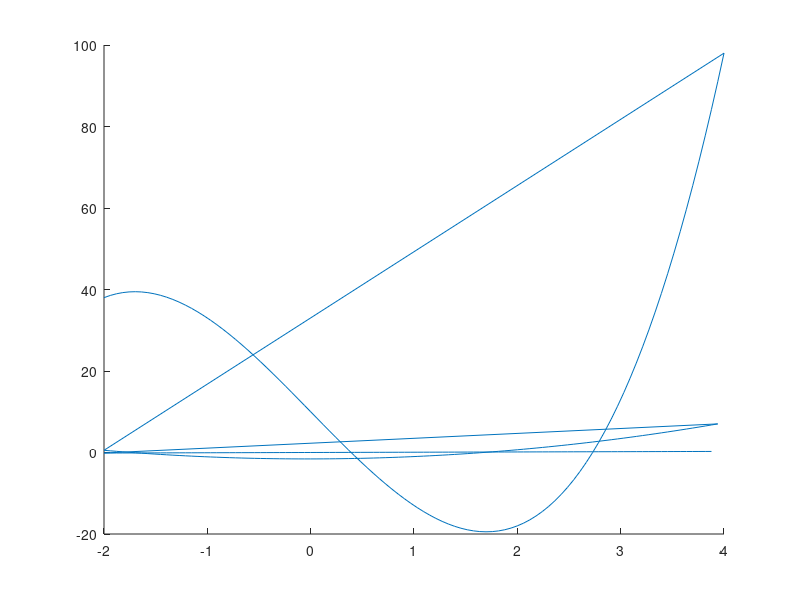

Here is the MATLAB script that generated this plot:
%9
x = linspace(-2,4);
fn = 3*(x.^3) - 26*x + 10;
d1 = diff(fn);
d2 = diff(d1);
coordinates1 = x(1:end-1);
coordinates2 = x(1:end-2);
x_co = [x coordinates1 coordinates2]
y_co = [fn d1 d2]
line(x_co, y_co)